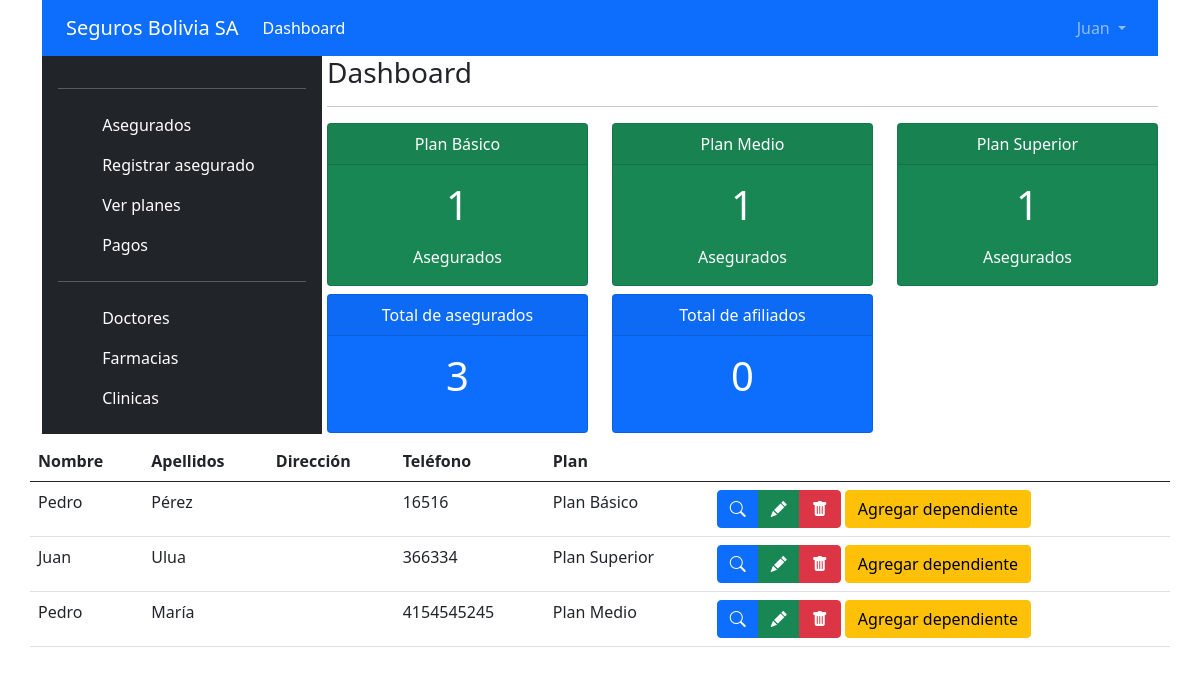
/dashboard (signed in), run on an earlier commit of the app's database.
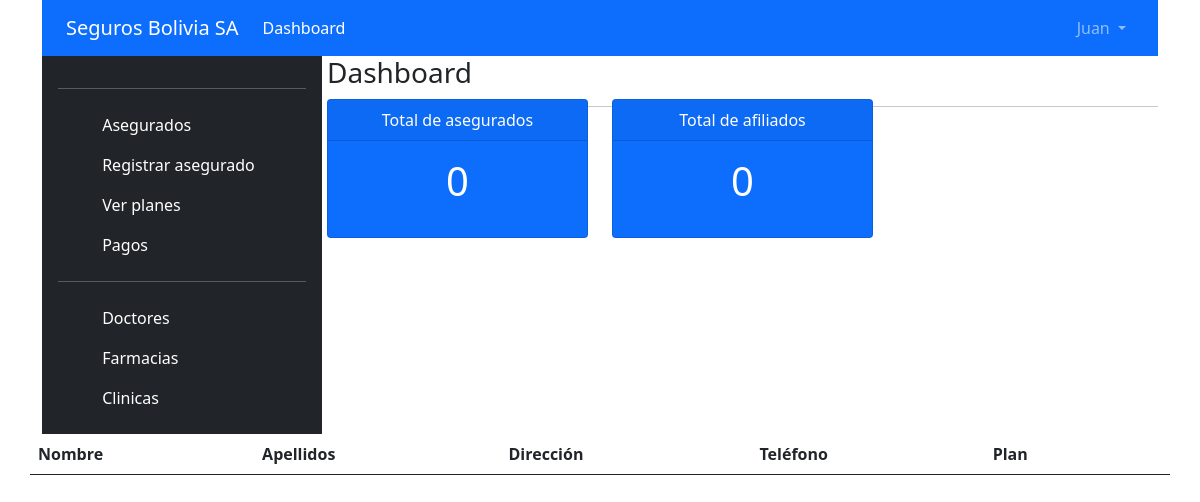
And on a later commit of the database.
### tables this page shows
CREATE TABLE `asegurados` (
  `id` int(11) NOT NULL,
  `plan_id` int(11) NOT NULL,
  `nombre` varchar(50) NOT NULL,
  `apellidos` varchar(80) NOT NULL,
  `direccion` varchar(100) NOT NULL,
  `telefono` varchar(15) NOT NULL,
  `foto_certificado_nacimiento` varchar(150) NOT NULL,
  `foto_carnet_identidad` varchar(150) NOT NULL,
  `create_at` date NOT NULL
);

CREATE TABLE `planes` (
  `id` int(11) NOT NULL,
  `nombre` varchar(20) NOT NULL,
  `precio` double NOT NULL,
  `precio_dependiente` double NOT NULL,
  `descripcion` varchar(400) NOT NULL
);

### libs/view.php (called while the page is built, shortened)
<?php
class View
{
    function render($nombre, $data = [])
    {
        $this->d = $data;
        require 'views/' . $nombre . '.php';
    }
}

### controllers/dashboard.php (called while the page is built, shortened)
<?php
require_once "models/aseguradosmodel.php";
class Dashboard extends SessionController
{
    private $user;
    function __construct()
    {
        parent::__construct();
        $this->user = $this->getUserSessionData();
    }
    function render()
    {
        $aseguradosModel = new AseguradosModel();
        $pagos = new PagosModel();
        $this->view->render("dashboard/index", [
            "user" => $this->user,
            "asegurados" => $aseguradosModel->getAllWithPlan(),
            "planesCantidad" => $aseguradosModel->cantidadPorPlan(),
            "cantidadAsegurados" => $aseguradosModel->cantidadAsegurados(),
            "cantidadDependientes" => $aseguradosModel->cantidadDependientes(),
            "mesesAtrasados" => $pagos->aseguradosMesesAtrasados()
        ]);
    }
}

### index.php (called while the page is built, shortened)
<?php
require_once "libs/db.php";
require_once "libs/controller.php";
require_once "libs/model.php";
require_once "libs/view.php";
require_once "classes/sessioncontroller.php";
require_once "libs/app.php";
$app = new App();

### libs/db.php (called while the page is built, shortened)
<?php
class Database
{
    private $host;
    private $db;
    private $user;
    private $password;
    public function __construct()
    {
        $this->host = constant('HOST');
        $this->db = constant('DB');
        $this->user = constant('USER');
        $this->password = constant('PASSWORD');
    }
    function connect()
    {
        try {
            $connection = "mysql:host=" . $this->host . ";dbname=" . $this->db . ";";
            $options = [
                PDO::ATTR_ERRMODE            => PDO::ERRMODE_EXCEPTION,
                PDO::ATTR_EMULATE_PREPARES   => false,
            ];
            $pdo = new PDO($connection, $this->user, $this->password, $options);
            return $pdo;
        } catch (PDOException $e) {
            print_r('Error connection: ' . $e->getMessage());
        }
    }
}

### libs/model.php (called while the page is built, shortened)
<?php
class Model{
    function __construct(){
        $this->db = new Database();
    }
    function query($query){
        return $this->db->connect()->query($query);
    }
    function prepare($query){
        return $this->db->connect()->prepare($query);
    }
}

### models/aseguradosmodel.php (called while the page is built, shortened)
<?php
class AseguradosModel extends Model implements IModel
{
    private $id;
    private $nombre;
    private $apellidos;
    private $telefono;
    private $nombrePlan;
    public function getAllWithPlan()
    {
        $sql = "SELECT a.id, a.plan_id, a.nombre, a.apellidos, a.direccion, a.telefono, a.foto_certificado_nacimiento,
                    a.foto_carnet_identidad, a.create_at, p.nombre as nombre_plan
                    FROM asegurados a
                    INNER JOIN planes p
                    ON a.plan_id = p.id";
        $items = [];
        try {
            $query = $this->query($sql);
            while ($p = $query->fetch(PDO::FETCH_ASSOC)) {
                $item = new AseguradosModel();
                $item->from($p);
                array_push($items, $item);
            }
            return $items;
        } catch (PDOException $e) {
            error_log("Asegurados_Model::getAllWithPlan -> Algo anda fallando " . $e);
            return false;
        }
    }
    public function from($array)
    {
        $this->id = $array["id"];
        $this->nombre = $array["nombre"];
        $this->apellidos = $array["apellidos"];
        $this->telefono = $array["telefono"];
        $this->nombrePlan = $array["nombre_plan"];
    }
    public function cantidadPorPlan()
    {
        $sql = "SELECT p.nombre, COUNT(*) as cantidad
        FROM asegurados a
        INNER JOIN planes p ON a.plan_id = p.id
        GROUP BY a.plan_id;";
        try {
            $query = $this->prepare($sql);
            $query->execute();
            $resultado = $query->fetchAll();
            return $resultado;
        } catch (PDOException $e) {
            error_log("Asegurados_Model::cantidadPorPlan -> Algo anda fallando " . $e);
            return false;
        }
    }
    public function getId()
    {
        return $this->id;
    }
    public function getNombre()
    {
        return $this->nombre;
    }
    public function getApellidos()
    {
        return $this->apellidos;
    }
    public function getTelefono()
    {
        return $this->telefono;
    }
    public function getNombrePlan()
    {
        return $this->nombrePlan;
    }
}

### classes/sessioncontroller.php (called while the page is built, shortened)
<?php
require_once "classes/session.php";
require_once "models/userModel.php";
class SessionController extends Controller
{
    private $session;
    private $sites;
    function __construct()
    {
        $this->init();
    }
    private function init()
    {
        $this->session = new Session();
        $json = $this->getJSONFileConfig();
        $this->sites = $json['sites'];
        $this->validateSession();
    }
    private function getJSONFileConfig()
    {
        $string = file_get_contents("config/access.json");
        $json = json_decode($string, true);
        return $json;
    }
    function validateSession()
    {
        if ($this->existsSession()) {
            $role = $this->getUserSessionData()->getRol();
        } else {
            if ($this->isPublic()) {
            } else {
                header('location: ' . constant('URL') . '');
            }
        }
    }
    function existsSession()
    {
        $userid = $this->session->getCurrentUser();
        if ($userid) return true;
        return false;
    }
    function getUserSessionData()
    {
        $id = $this->session->getCurrentUser();
        $this->user = new UserModel();
        $this->user->get($id);
        return $this->user;
    }
    private function isPublic()
    {
        $currentURL = $this->getCurrentPage();
        $currentURL = preg_replace("/\?.*/", "", $currentURL);
        for ($i = 0; $i < sizeof($this->sites); $i++) {
            if ($currentURL === $this->sites[$i]['site'] && $this->sites[$i]['access'] === 'public') {
                return true;
            }
        }
        return false;
    }
    private function isAuthorized($role)
    {
        $currentURL = $this->getCurrentPage();
        $currentURL = preg_replace("/\?.*/", "", $currentURL);
        for ($i = 0; $i < sizeof($this->sites); $i++) {
            if ($currentURL === $this->sites[$i]['site'] && $this->sites[$i]['role'] === $role) {
                return true;
            }
        }
        return false;
    }
    private function getCurrentPage()
    {
        $actual_link = trim("$_SERVER[REQUEST_URI]");
        $url = explode('/', $actual_link);
        return $url[2];
    }
}

### classes/session.php (called while the page is built, shortened)
<?php
class Session{
    private $sessionName = 'user';
    public function getCurrentUser(){
        return $_SESSION[$this->sessionName];
    }
    public function exists(){
        return isset($_SESSION[$this->sessionName]);
    }
}

### models/userModel.php (called while the page is built, shortened)
<?php
class UserModel extends Model implements IModel
{
    private $rol;
    public function __construct()
    {
        $this->rol = "";
    }
    public function get($id)
    {
        try {
            $query = $this->prepare("SELECT * FROM usuarios WHERE id = :id");
            $query->execute([
                "id" => $id
            ]);
            $user = $query->fetch(PDO::FETCH_ASSOC);
            return $this;
        } catch (PDOException $e) {
            error_log("User_Model::getId -> Algo anda fallando " . $e);
        }
    }
    public function setUrlImagen($urlImagen): self
    {
        return $this;
    }
    public function getRol()
    {
        return $this->rol;
    }
    public function setRol($rol): self
    {
        $this->rol = $rol;
        return $this;
    }
    public function setUsuario($usuario): self
    {
        return $this;
    }
    public function setCargo($cargo): self
    {
        return $this;
    }
    public function setApellidos($apellidos): self
    {
        return $this;
    }
    public function setNombre($nombre): self
    {
        return $this;
    }
    public function setId($id): self
    {
        return $this;
    }
}

### libs/controller.php (called while the page is built, shortened)
<?php
class Controller
{
    function __construct()
    {
        $this->view = new View();
    }
    function loadModel($model)
    {
        $url = 'models/' . $model . 'model.php';
    }
}

### views/dashboard/index.php (the view, shortened to what the changed rows need)
<?php
$asegurados = $this->d["asegurados"];
$planesCantidad = $this->d["planesCantidad"];
$cantidadAsegurados = $this->d["cantidadAsegurados"];
$cantidadDependientes = $this->d["cantidadDependientes"];
require_once "views/header.php";
?>
<div class="col-9">
    <h3>Dashboard</h3>
    <hr>
    <div>
        <div class="row row-cols-1 row-cols-md-3 g-4">
            <?php
            foreach ($planesCantidad as $plan) {
            ?>
                <div class="col">
                    <div class="card text-white bg-success mb-2">
                        <div class="card-header text-center"><?php echo $plan["nombre"]; ?></div>
                        <div class="card-body">
                            <h1 class="card-title">
                                <p class="text-center"><?php echo $plan["cantidad"]; ?></p>
                            </h1>
                            <p class="card-text text-center">Asegurados</p>
                        </div>
                    </div>
                </div>
            <?php
            }
            ?>
        </div>
    </div>
    <div class="row row-cols-1 row-cols-md-3 g-4">
        <div class="col">
            <div class="card text-white bg-primary mb-2">
                <div class="card-header text-center">Total de asegurados</div>
                <div class="card-body">
                    <h1 class="card-title">
                        <p class="text-center"><?php echo $cantidadAsegurados; ?></p>
                    </h1>
                </div>
            </div>
        </div>
        <div class="col">
            <div class="card text-white bg-primary mb-2">
                <div class="card-header text-center">Total de afiliados</div>
                <div class="card-body">
                    <h1 class="card-title">
                        <p class="text-center">
                            <?php echo $cantidadDependientes; ?></p>
                    </h1>
                </div>
            </div>
        </div>
    </div>
</div>
<table class="table">
    <thead>
        <tr>
            <th>Nombre</th>
            <th>Apellidos</th>
            <th>Dirección</th>
            <th>Teléfono</th>
            <th>Plan</th>
            <th></th>
        </tr>
    </thead>
    <tbody>
        <?php foreach ($asegurados as $asegurado) { ?>
            <tr>
                <td><?php echo $asegurado->getNombre(); ?> </td>
                <td><?php echo $asegurado->getApellidos(); ?></td>
                <td><?php echo $asegurado->getDireccion(); ?></td>
                <td><?php echo $asegurado->getTelefono(); ?></td>
                <td><?php echo $asegurado->getNombrePlan(); ?></td>
                <td>
                    <div class="btn-group" role="group">
                        <a href="<?php echo constant("URL") ?>asegurados/ver/<?php echo $asegurado->getId(); ?>" class="btn btn-primary"><i class="bi bi-search"></i></a>
                        <a href="<?php echo constant("URL") ?>asegurados/editar/<?php echo $asegurado->getId(); ?>" class="btn btn-success"><i class="bi bi-pencil-fill"></i></a>
                        <a href="<?php echo constant("URL") ?>asegurados/eliminar/<?php echo $asegurado->getId(); ?>" onclick="return confirm('¿Estas seguro?');" class="btn btn-danger">
                            <i class="bi bi-trash-fill"></i>
                        </a>
                    </div>
                    <a href="<?php echo constant("URL") ?>dependiente/crear/<?php echo $asegurado->getId(); ?>" class="btn btn-warning">Agregar dependiente</a>
                </td>
            </tr>
        <?php } ?>
    </tbody>
</table>
</div>
</div>
</body>
</html>

What changed in the data, as far as the page shows it:
removed asegurados: nombre "Pedro", apellidos "Pérez", telefono "16516", plan.nombre "Plan Básico"
removed asegurados: nombre "Juan", apellidos "Ulua", telefono "366334", plan.nombre "Plan Superior"
removed asegurados: nombre "Pedro", apellidos "María", telefono "4154545245", plan.nombre "Plan Medio"
Also different on the page:
$cantidadAsegurados: "3" → "0"
list line gone: "Plan Básico 1 Asegurados"
list line gone: "Plan Medio 1 Asegurados"
list line gone: "Plan Superior 1 Asegurados"
